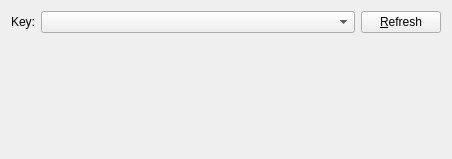
<ui version="4.0" >
 <class>GpgUserBase</class>
 <widget class="QWidget" name="GpgUserBase" >
  <property name="geometry" >
   <rect>
    <x>0</x>
    <y>0</y>
    <width>452</width>
    <height>159</height>
   </rect>
  </property>
  <property name="windowTitle" >
   <string></string>
  </property>
  <layout class="QGridLayout" >
   <property name="margin" >
    <number>11</number>
   </property>
   <property name="spacing" >
    <number>6</number>
   </property>
   <item row="0" column="0" >
    <widget class="QLabel" name="TextLabel1" >
     <property name="text" >
      <string>Key:</string>
     </property>
     <property name="alignment" >
      <set>Qt::AlignRight|Qt::AlignTrailing|Qt::AlignVCenter</set>
     </property>
     <property name="wordWrap" >
      <bool>false</bool>
     </property>
    </widget>
   </item>
   <item row="0" column="1" >
    <widget class="QComboBox" name="cmbPublic" >
     <property name="sizePolicy" >
      <sizepolicy>
       <hsizetype>7</hsizetype>
       <vsizetype>0</vsizetype>
       <horstretch>0</horstretch>
       <verstretch>0</verstretch>
      </sizepolicy>
     </property>
    </widget>
   </item>
   <item row="0" column="2" >
    <widget class="QPushButton" name="btnRefresh" >
     <property name="text" >
      <string>&amp;Refresh</string>
     </property>
    </widget>
   </item>
   <item row="1" column="0" >
    <spacer>
     <property name="orientation" >
      <enum>Qt::Vertical</enum>
     </property>
     <property name="sizeType" >
      <enum>QSizePolicy::Expanding</enum>
     </property>
     <property name="sizeHint" >
      <size>
       <width>20</width>
       <height>20</height>
      </size>
     </property>
    </spacer>
   </item>
  </layout>
 </widget>
 <resources/>
 <connections/>
</ui>
